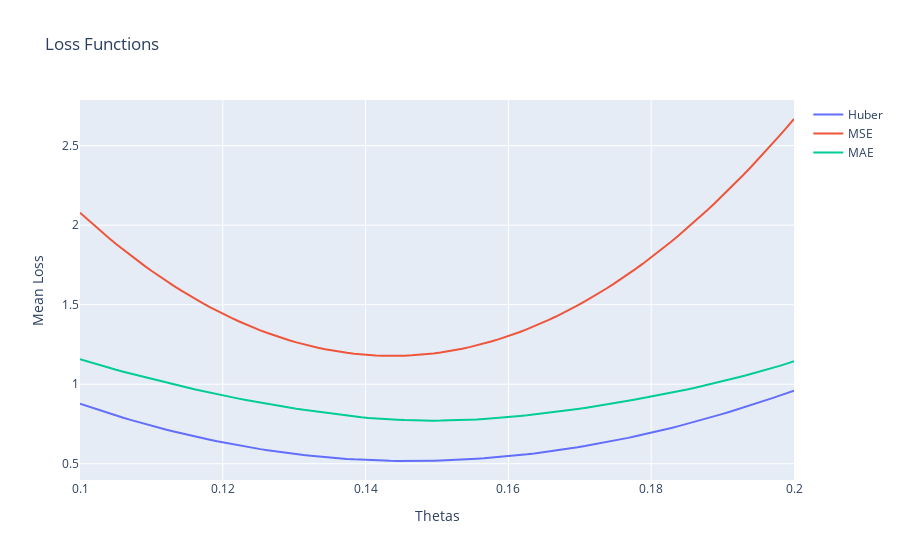

Notebook cell for this chart:
### Code cell
fig = go.Figure()
fig.add_trace(go.Scatter(x= thetas, y= hubers, name="Huber", mode="lines"))
fig.add_trace(go.Scatter(x=thetas, y= mses, name="MSE", mode="lines"))
fig.add_trace(go.Scatter(x=thetas, y= maes, name="MAE", mode="lines"))
fig.update_layout(
    title="Loss Functions", xaxis_title="Thetas", yaxis_title="Mean Loss"
)
fig.show()
